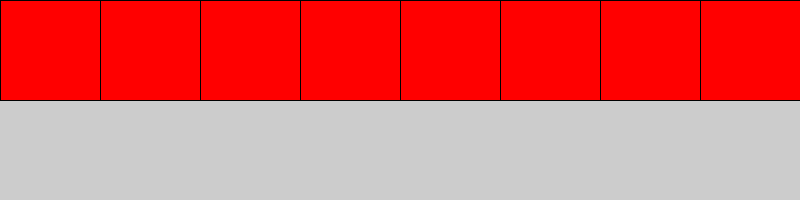
Frame 1 (no input)
Frame 60 (the mouse pressed at the canvas centre just before this capture): identical to frame 1, image omitted
Frame 120 (the mouse held since frame 60 and released just before this capture): identical to frame 1, image omitted

The Processing sketch that drew this single still picture (run headless with seeded random() and noise(); from frame 60 on, the mouse is pressed at the canvas centre):

// Processing sketch: week04_2
// ── week04_2.pde
//week04-2 好玩的程式設計 Processing for(迴圈)+if(判斷)
//Ctrl-N 可開新的視窗來寫程式
void setup(){//設定的函式
  size(800,200);//視窗大小800x200
}
void draw(){//畫圖的函式
  for(int x=0;x<800;x+=100){//for(迴圈)
  //Tool-色彩選擇器,可以選你要的色彩,再Copy複製,再Ctrl-V貼上
  //下面的if是判斷mouse的x座標,是否夾在x,,,x+100中間
  if(x< mouseX && mouseX < x+100) fill(#000000);//設定黑色
  else fill(#FF0000);//否則,設定填充 紅色
  rect(x,0,100,100);
  }
}
